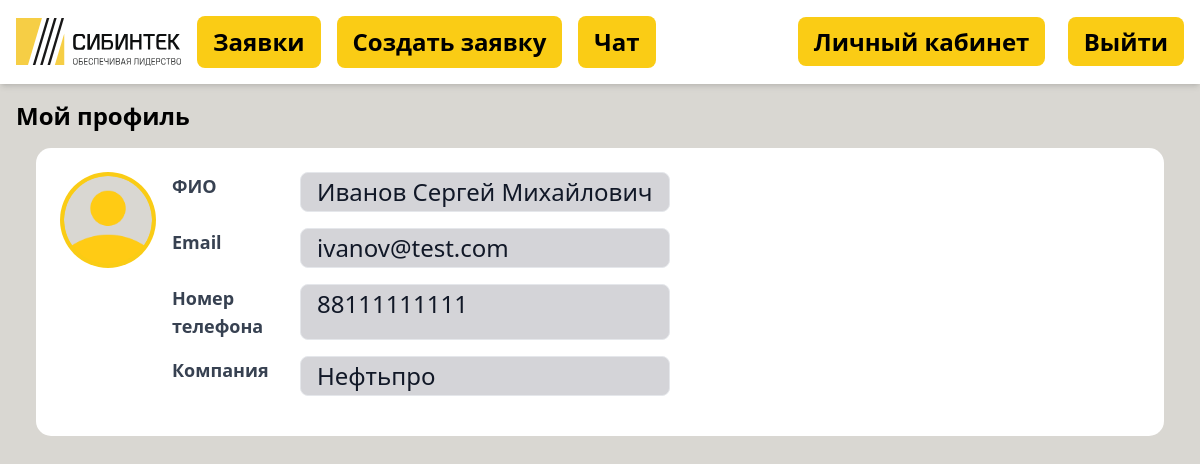
The app's page /profile/ (signed in) with its own data.
### accounts/models.py (models this page shows)
class CustomUser(AbstractUser):
    company = models.CharField(max_length=100)
    phone = models.CharField(max_length=20)
    email = models.EmailField(unique=True)
    is_staff = models.BooleanField(default=False)

### accounts/views.py (the view)
# urls.py: path('profile/', views.ProfileListView.as_view(), name='profile'),
class ProfileListView(LoginRequiredMixin, ListView):
    model = CustomUser
    template_name = 'accounts/profile.html'
    context_object_name = 'userprofiles'
    def get_queryset(self):
        return CustomUser.objects.filter(id=self.request.user.id)

### accounts/templates/accounts/profile.html (shortened to what this page needs)
{% extends 'base.html' %}
{% load static %}
{% block content %}
    <h1 class="text-2xl font-bold m-4">Мой профиль</h1>
    <div class="bg-white p-6 mx-9 rounded-[15px]">
        <div class="flex items-start">
            <img src="{% static 'images/logo.png' %}" alt="Логотип" class="bg-yellow-400 rounded-full p-1 w-24 h-24">
            <div class="ml-4 flex flex-col">
                {% for userprofile in userprofiles %}
                    <div class="flex mb-4">
                        <p class="text-lg text-gray-700 font-semibold w-32">ФИО</p>
                        <p class="text-gray-900 border rounded-lg bg-zinc-300 flex-1 py-1 px-4 leading-tight">{{ userprofile.username }}</p>
                    </div>
                    <div class="flex mb-4">
                        <p class="text-lg text-gray-700 font-semibold w-32">Email</p>
                        <p class="text-gray-900 border rounded-lg bg-zinc-300 flex-1 py-1 px-4 leading-tight">{{ userprofile.email }}</p>
                    </div>
                    {% if userprofile.phone %}
                        <div class="flex mb-4">
                            <p class="text-lg text-gray-700 font-semibold w-32">Номер телефона</p>
                            <p class="text-gray-900 border rounded-lg bg-zinc-300 flex-1 py-1 px-4 leading-tight ">{{ userprofile.phone }}</p>
                        </div>
                    {% endif %}
                    {% if userprofile.company %}
                        <div class="flex mb-4">
                            <p class="text-lg text-gray-700 font-semibold w-32">Компания</p>
                            <p class="text-gray-900 border rounded-lg bg-zinc-300 flex-1 py-1 px-4 leading-tight">{{ userprofile.company }}</p>
                        </div>
                    {% endif %}
                {% endfor %}
            </div>
        </div>
    </div>
{% endblock %}

### static/css/styles.css (style rules this page uses)
body { background-color: #D9D7D2; font-size: 1.5em; }

### records on screen
CustomUser: username "Иванов Сергей Михайлович", email "ivanov@test.com", phone "88111111111", company "Нефтьпро"
